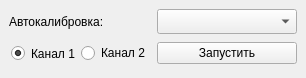
<?xml version="1.0" encoding="UTF-8"?>
<ui version="4.0">
 <class>Form</class>
 <widget class="QWidget" name="Form">
  <property name="geometry">
   <rect>
    <x>0</x>
    <y>0</y>
    <width>304</width>
    <height>78</height>
   </rect>
  </property>
  <property name="windowTitle">
   <string>Form</string>
  </property>
  <layout class="QGridLayout" name="gridLayout">
   <property name="leftMargin">
    <number>5</number>
   </property>
   <property name="topMargin">
    <number>5</number>
   </property>
   <property name="rightMargin">
    <number>5</number>
   </property>
   <property name="bottomMargin">
    <number>5</number>
   </property>
   <item row="1" column="0">
    <widget class="QWidget" name="graph_widget" native="true">
     <property name="sizePolicy">
      <sizepolicy hsizetype="Expanding" vsizetype="Expanding">
       <horstretch>0</horstretch>
       <verstretch>0</verstretch>
      </sizepolicy>
     </property>
     <layout class="QGridLayout" name="gridLayout_4">
      <property name="leftMargin">
       <number>2</number>
      </property>
      <property name="topMargin">
       <number>2</number>
      </property>
      <property name="rightMargin">
       <number>2</number>
      </property>
      <property name="bottomMargin">
       <number>2</number>
      </property>
      <property name="spacing">
       <number>2</number>
      </property>
      <item row="0" column="0">
       <layout class="QGridLayout" name="gridLayout_2" rowstretch="0,0,0,0,0">
        <property name="leftMargin">
         <number>2</number>
        </property>
        <property name="topMargin">
         <number>2</number>
        </property>
        <property name="rightMargin">
         <number>2</number>
        </property>
        <property name="bottomMargin">
         <number>2</number>
        </property>
        <property name="spacing">
         <number>5</number>
        </property>
        <item row="0" column="0">
         <spacer name="horizontalSpacer">
          <property name="orientation">
           <enum>Qt::Horizontal</enum>
          </property>
          <property name="sizeHint" stdset="0">
           <size>
            <width>40</width>
            <height>20</height>
           </size>
          </property>
         </spacer>
        </item>
        <item row="0" column="2">
         <widget class="QComboBox" name="comboBox_mode">
          <property name="minimumSize">
           <size>
            <width>140</width>
            <height>25</height>
           </size>
          </property>
          <property name="styleSheet">
           <string notr="true">font: 11pt &quot;MS Shell Dlg 2&quot;;</string>
          </property>
         </widget>
        </item>
        <item row="0" column="1">
         <widget class="QLabel" name="label">
          <property name="minimumSize">
           <size>
            <width>0</width>
            <height>25</height>
           </size>
          </property>
          <property name="styleSheet">
           <string notr="true">font: 11pt &quot;MS Shell Dlg 2&quot;;</string>
          </property>
          <property name="text">
           <string>Автокалибровка: </string>
          </property>
         </widget>
        </item>
        <item row="0" column="3">
         <spacer name="horizontalSpacer_2">
          <property name="orientation">
           <enum>Qt::Horizontal</enum>
          </property>
          <property name="sizeHint" stdset="0">
           <size>
            <width>40</width>
            <height>20</height>
           </size>
          </property>
         </spacer>
        </item>
        <item row="4" column="1">
         <spacer name="verticalSpacer">
          <property name="orientation">
           <enum>Qt::Vertical</enum>
          </property>
          <property name="sizeHint" stdset="0">
           <size>
            <width>0</width>
            <height>0</height>
           </size>
          </property>
         </spacer>
        </item>
        <item row="1" column="1">
         <layout class="QHBoxLayout" name="horizontalLayout">
          <property name="spacing">
           <number>1</number>
          </property>
          <property name="leftMargin">
           <number>2</number>
          </property>
          <property name="topMargin">
           <number>2</number>
          </property>
          <property name="rightMargin">
           <number>2</number>
          </property>
          <property name="bottomMargin">
           <number>2</number>
          </property>
          <item>
           <widget class="QRadioButton" name="radioButton">
            <property name="minimumSize">
             <size>
              <width>0</width>
              <height>25</height>
             </size>
            </property>
            <property name="styleSheet">
             <string notr="true">font: 11pt &quot;MS Shell Dlg 2&quot;;</string>
            </property>
            <property name="text">
             <string>Канал 1</string>
            </property>
            <property name="checked">
             <bool>true</bool>
            </property>
           </widget>
          </item>
          <item>
           <widget class="QRadioButton" name="radioButton_2">
            <property name="styleSheet">
             <string notr="true">font: 11pt &quot;MS Shell Dlg 2&quot;;</string>
            </property>
            <property name="text">
             <string>Канал 2</string>
            </property>
           </widget>
          </item>
         </layout>
        </item>
        <item row="1" column="2">
         <widget class="QPushButton" name="pushButton_launch">
          <property name="text">
           <string>Запустить</string>
          </property>
         </widget>
        </item>
       </layout>
      </item>
     </layout>
    </widget>
   </item>
  </layout>
 </widget>
 <resources/>
 <connections/>
</ui>
